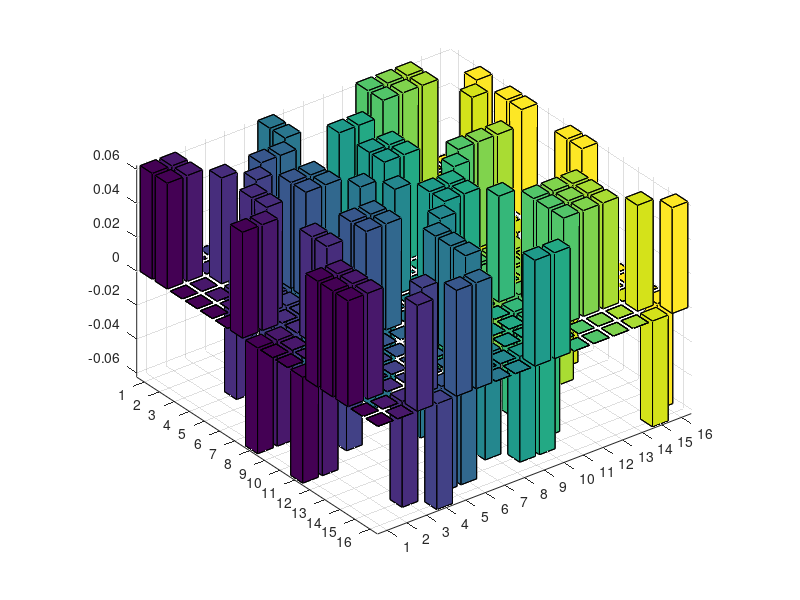

This chart was generated by the following MATLAB code:

sigmaX=[0 1;1 0];
sigmaZ=[1 0;0 -1];
sigmaY=[0,-1i;1i,0];

N = 4;

start=0;
for n=1:N-2;
  zxz=kron(kron(sigmaZ,sigmaY),sigmaZ);
  start=start-kron(kron(eye(2^(n-1)),zxz),eye(2^(N-n-2)));
end %for
start=start-kron(kron(sigmaY,sigmaZ),eye(2^(N-2)));
start=start-kron(eye(2^(N-2)),kron(sigmaZ,sigmaX));
[vertical,diagonal]=eig(start);
[junk,index]=min(diag(diagonal));
c=vertical(:,index(1));
c=c/sqrt(c'*c);

rho_c = c*c';
figure;bar3(rho_c)